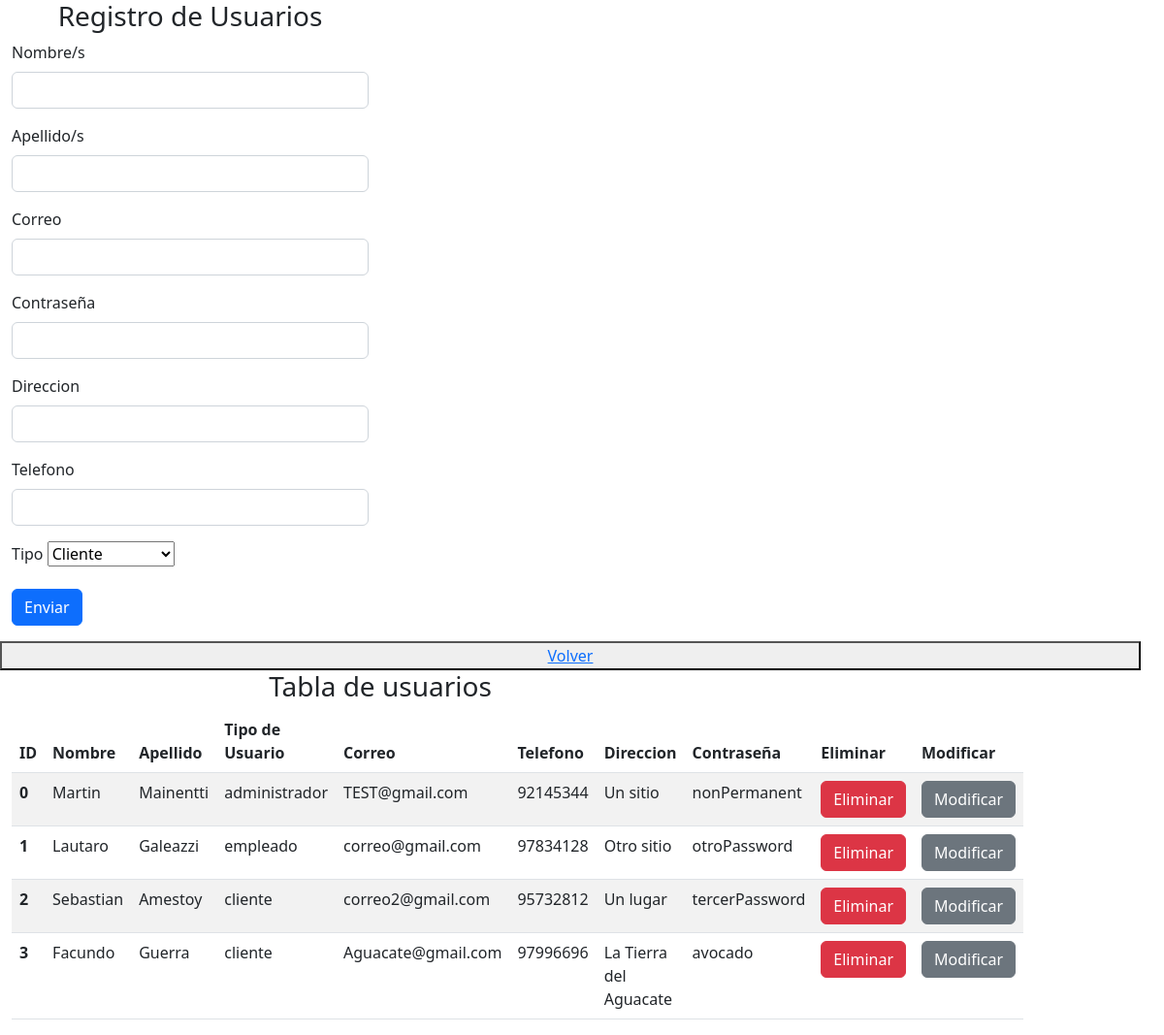
/PaginaGrupo2/pagina/GestionDeUsuarios.php, run on the app's committed database.
### tables this page shows
CREATE TABLE `usuario` (
  `id_usuario` int(10) PRIMARY KEY NOT NULL COMMENT 'ID del Usuario',
  `nombre` varchar(40) NOT NULL COMMENT 'Nombre del Usuario',
  `apellido` varchar(40) NOT NULL COMMENT 'Apellido del Usuario',
  `correo` varchar(60) NOT NULL COMMENT 'Correo del Usuario',
  `password` varchar(20) NOT NULL COMMENT 'Clave del Usuario',
  `direccion` varchar(80) DEFAULT NULL COMMENT 'Direccion de envio del Usuario',
  `telefono` int(13) DEFAULT NULL COMMENT 'Telefono de contacto del Usuario', 
   
  `tipo` varchar(30) NOT NULL DEFAULT 'cliente' COMMENT 'Tipo de usuario, para las jerarquias'
);

### PaginaGrupo2/controlador/Usuario_controlador.php (called while the page is built)
<?php
require_once("../modelo/Usuarios_modelo.php");
$usuarios = new usuarios_modelo();
$matrizUsuario = $usuarios->get_usuarios();
require_once("../vista/Usuarios_view.php");
?>

### PaginaGrupo2/modelo/conexion.php (called while the page is built)
<?php
class Conectar{
    public static function conexion (){
        try{
            $host ="localhost";
            $user ="root";
            $pass="";
            $bd="proyecto_grupo2";
            $con = mysqli_connect($host,$user,$pass);
            mysqli_select_db($con,$bd);
            return $con;
        }catch(Exception $e){
    die('Error'.$e->getMessage());
    echo "La linea de error " . $e->getLine();
        }
    }
    }
    ?>

### PaginaGrupo2/modelo/Usuarios_modelo.php (called while the page is built)
<?php
class usuarios_modelo{
    private $con;
    private $usuario;
    public function __construct()
    {
        require_once("../modelo/conexion.php");
        $this->con=Conectar::conexion();
        $this->usuario = array();
    }
    public function get_usuarios(){
        $sql = "SELECT * FROM usuario";
        $query = mysqli_query($this->con,$sql);
        while($filas = mysqli_fetch_array($query)){
            $this->usuario[] = $filas;
        }
        return $this->usuario;
    }
}
?>

### PaginaGrupo2/vista/Usuarios_view.php (the view, shortened to what this page needs)
<!DOCTYPE html>
<html lang="en">
<head>
</head>
<body>
<h3 class="text-center">Tabla de usuarios</h3>
<table class="table table-striped">
<thead>
    <tr>
        <th scope="col">ID</th>
        <th scope="col">Nombre</th>
        <th scope="col">Apellido</th>
        <th scope="col">Tipo de Usuario</th>
        <th scope="col">Correo</th>
        <th scope="col">Telefono</th>
        <th scope="col">Direccion</th>
        <th scope="col">Contraseña</th>
        <th scope="col">Eliminar</th>
        <th scope="col">Modificar</th>
</thead>
    <tbody>
<?php foreach($matrizUsuario as $usuario): ?>
    <tr>
        <th scope="row"><?php echo $usuario['id_usuario']?></th>
        <td><?php echo $usuario['nombre']?></td>
        <td><?php echo $usuario['apellido']?></td>
        <td><?php echo $usuario['tipo']?></td>
        <td><?php echo $usuario['correo']?></td>
        <td><?php echo $usuario['telefono']?></td>
        <td><?php echo $usuario['direccion']?></td>
        <td><?php echo $usuario['password']?></td>
        <td><a href="../controlador/eliminar_Usuario_controlador.php?id=<?php echo $usuario['id_usuario']?>" class="btn btn-danger"> Eliminar</a></td>
        <td><a href="ModificarUsuario_pagina.php?id=<?php echo $usuario['id_usuario']?>" class="btn btn-secondary">Modificar</a></td>
</tr>
<?php endforeach; ?>
</tbody>
</table>
</body>
</html>

### PaginaGrupo2/pagina/GestionDeUsuarios.php (shortened to what this page needs)
<!DOCTYPE html>
<html lang="en">
<head>
        <link href="https://cdn.jsdelivr.net/npm/bootstrap@5.2.0/dist/css/bootstrap.min.css" rel="stylesheet">
        <link rel="stylesheet" href="../assets/styles2.css">
</head>
<body>
        <div class="container-fluid row">
                <form class="col-4" method="POST">
                  <h3 class="text-center">Registro de Usuarios</h3>
                  <div class="mb-3">
                    <label class="form-label">Nombre/s</label>
                    <input type="text" class="form-control" name="nombre">
                   </div>
                   <div class="mb-3">
                    <label class="form-label">Apellido/s</label>
                    <input type="text" class="form-control" name="apellido">
                   </div>
                   <div class="mb-3">
                    <label class="form-label">Correo</label>
                    <input type="email" class="form-control" name="correo">
                   </div>
                   <div class="mb-3">
                    <label class="form-label">Contraseña</label>
                    <input type="text" class="form-control" name="password">
                   </div>
                   <div class="mb-3">
                    <label class="form-label">Direccion</label>
                    <input type="text" class="form-control" name="direccion">
                   </div>
                   <div class="mb-3">
                    <label class="form-label">Telefono</label>
                    <input type="number" class="form-control" name="telefono">
                   </div>
                   <div class="mb-3">
                    <label class="form-label">Tipo</label>
                    <select id="cmbMake" name="tipo" >
                        <option value="cliente">Cliente</option>
                    </select>
                   </div>
                  <button type="submit" class="btn btn-primary" name="boton_registro" value="enviar">Enviar</button>
                </form>
                <button><a href="menu_principal.php">Volver</a></button>
                <div class="col-8 ">
                        <?php require_once("../controlador/Usuario_controlador.php"); ?>
                </div>
        </div>
</body>
</html>

### PaginaGrupo2/assets/styles2.css (style rules this page uses)
body { background-image: url('fondo1.jpg'); background-repeat: no-repeat; }

### data on the page
usuario: id_usuario "0", nombre "Martin", apellido "Mainentti", tipo "administrador", correo "TEST@gmail.com", telefono "92145344", direccion "Un sitio", password "nonPermanent"
usuario: id_usuario "1", nombre "Lautaro", apellido "Galeazzi", tipo "empleado", correo "correo@gmail.com", telefono "97834128", direccion "Otro sitio", password "otroPassword"
usuario: id_usuario "2", nombre "Sebastian", apellido "Amestoy", tipo "cliente", correo "correo2@gmail.com", telefono "95732812", direccion "Un lugar", password "tercerPassword"
usuario: id_usuario "3", nombre "Facundo", apellido "Guerra", tipo "cliente", correo "Aguacate@gmail.com", telefono "97996696", direccion "La Tierra del Aguacate", password "avocado"
